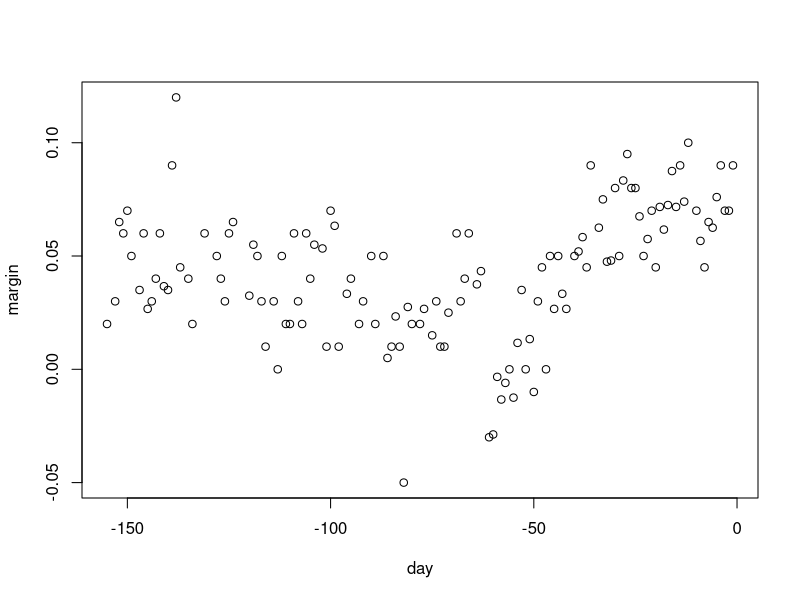

Generate this figure with R:
library(dslabs)


### Name: polls_2008
### Title: Poll data for popular vote in 2008 presidential election
### Aliases: polls_2008
### Keywords: datasets

### ** Examples

data(polls_2008)
with(polls_2008, plot(day, margin))
